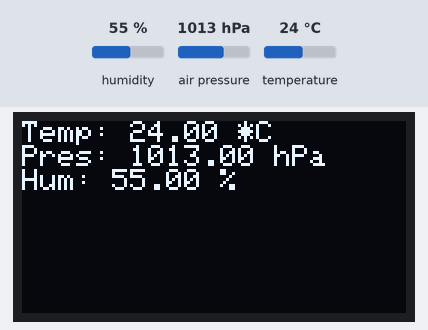
The sketch below on a simulated Raspberry Pi Pico W. Shown: 128×64 one-colour display. The test bench sets the inputs (shaded band); at power-on: humidity 55 %, air pressure 1013 hPa, temperature 24 °C. WiFi joins after 1.5 s; servers stay silent unless stated; what the sketch prints to the serial monitor is not drawn.

Above: at 3.6 s.

The sketch:

FINAl_ARDUINO.ino
```cpp
#include <Wire.h>
#include <Adafruit_Sensor.h>
#include <Adafruit_BME280.h>
#include <Adafruit_GFX.h>
#include <Adafruit_SSD1306.h>
#include <WiFi.h>
#include "ThingSpeak.h"

#define SCREEN_WIDTH 128
#define SCREEN_HEIGHT 64

#define OLED_RESET    -1
Adafruit_SSD1306 display(SCREEN_WIDTH, SCREEN_HEIGHT, &Wire, OLED_RESET);

// Definición de los pines I2C para la Raspberry Pi Pico W
#define I2C_SDA_0 0
#define I2C_SCL_0 1
#define I2C_SDA_1 2
#define I2C_SCL_1 3

// Inicialización del sensor BME280
Adafruit_BME280 bme;

// Credenciales WiFi
const char* ssid = ".:PC Puma FESC C4:.";
const char* password = "";

// ThingSpeak
unsigned long myChannelNumber = 2776639;
const char * myWriteAPIKey = "LARGDQ4A7ZX0256G";
const char* server = "api.thingspeak.com";

WiFiClient  client;

void setup() {
  Serial.begin(115200);
  Serial.println(F("Iniciando..."));

  // Conectar a la red WiFi
  WiFi.begin(ssid, password);
  while (WiFi.status() != WL_CONNECTED) {
    delay(1000);
    Serial.println("Conectando a WiFi...");
  }
  Serial.println("Conectado a WiFi");

  ThingSpeak.begin(client);

  // Inicialización del I2C para el BME280
  Wire1.setSDA(I2C_SDA_1);
  Wire1.setSCL(I2C_SCL_1);
  Wire1.begin();

  // Inicialización del sensor BME280 con la dirección 0x76
  if (!bme.begin(0x76, &Wire1)) {
    Serial.println(F("No se encontró el sensor BME280"));
    while (1);
  }

  Serial.println(F("Sensor BME280 iniciado correctamente"));

  // Inicialización del I2C para la pantalla OLED
  Wire.setSDA(I2C_SDA_0);
  Wire.setSCL(I2C_SCL_0);
  Wire.begin();

  // Inicialización de la pantalla OLED
  if(!display.begin(SSD1306_SWITCHCAPVCC, 0x3C)) {
    Serial.println(F("No se encontró la pantalla OLED"));
    while (1);
  }

  display.clearDisplay();
  display.setTextSize(1);
  display.setTextColor(SSD1306_WHITE);
  display.setCursor(0, 0);
  display.println(F("Inicializando..."));
  display.display();
  delay(2000);
}

void loop() {
  // Lectura de los valores del sensor
  float temperature = bme.readTemperature();
  float pressure = bme.readPressure() / 100.0F; // Convertir de Pa a hPa
  float humidity = bme.readHumidity();

  // Mostrar los valores en el Monitor Serial
  Serial.print(F("Temperatura: "));
  Serial.print(temperature);
  Serial.println(F(" °C"));

  Serial.print(F("Presión: "));
  Serial.print(pressure);
  Serial.println(F(" hPa"));

  Serial.print(F("Humedad: "));
  Serial.print(humidity);
  Serial.println(F(" %"));

  Serial.println(F("-------------------"));

  // Mostrar los valores en la pantalla OLED
  display.clearDisplay();
  display.setCursor(0, 0);
  display.setTextSize(1);
  display.print(F("Temp: "));
  display.print(temperature);
  display.println(F(" *C"));

  display.print(F("Pres: "));
  display.print(pressure);
  display.println(F(" hPa"));

  display.print(F("Hum: "));
  display.print(humidity);
  display.println(F(" %"));

  display.display();

  // Enviar los datos a ThingSpeak
  ThingSpeak.setField(1, temperature);
  ThingSpeak.setField(2, pressure);
  ThingSpeak.setField(3, humidity);
  int x = ThingSpeak.writeFields(myChannelNumber, myWriteAPIKey);

  if(x == 200){
    Serial.println("Actualización exitosa.");
  }
  else{
    Serial.println("Error en la actualización.");
  }

  // Espera de 15 segundos antes de la siguiente lectura (mínimo permitido por ThingSpeak)
  delay(15000);
}
```
